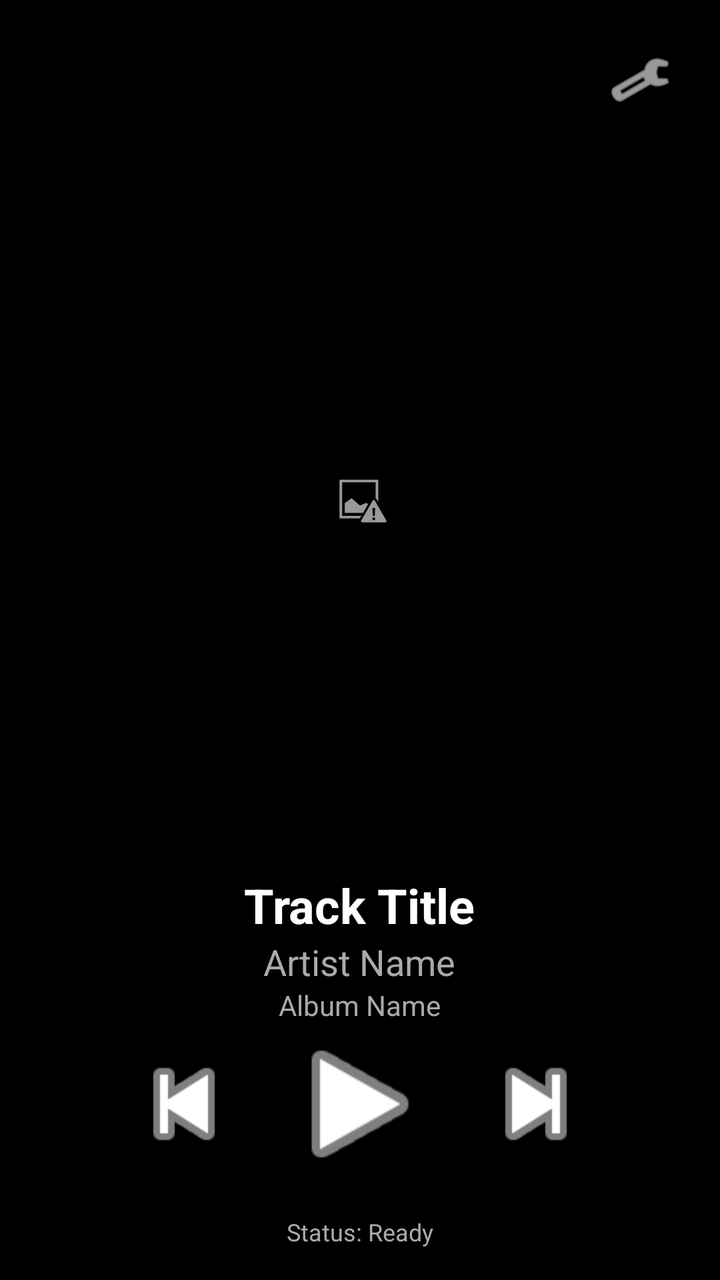
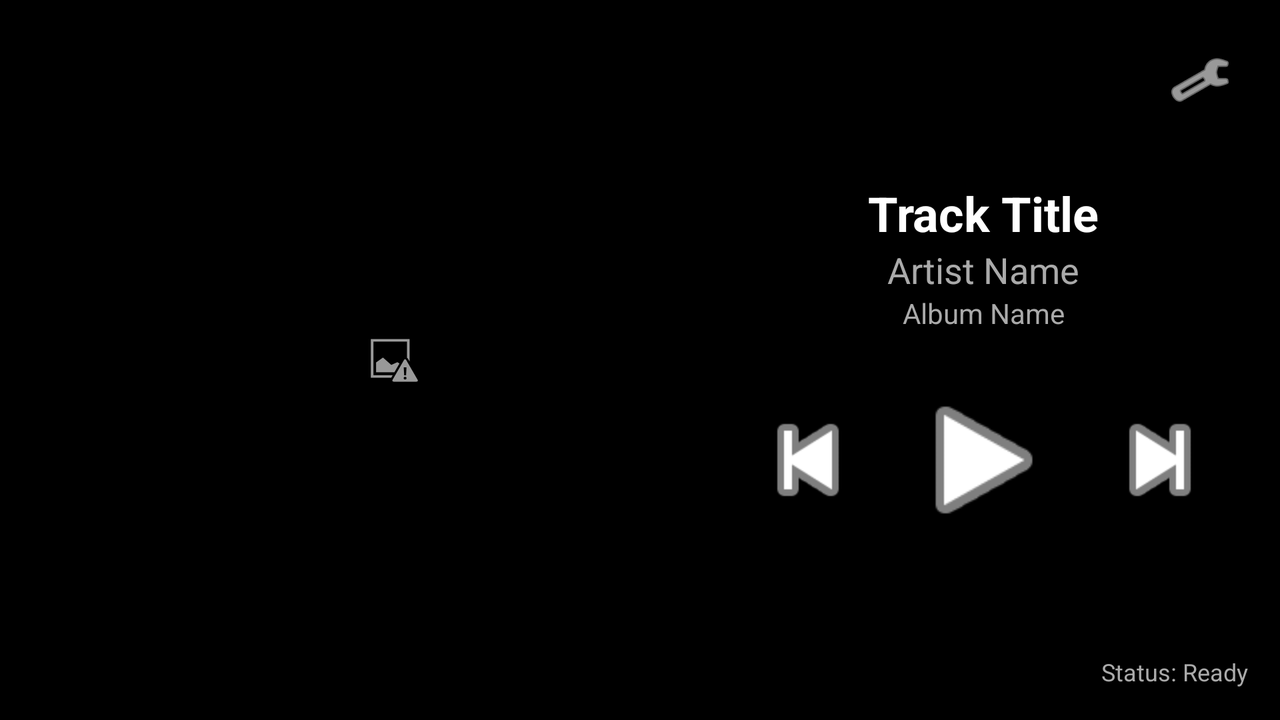

Compare how this app lays out the same screen by default and in its alternative resource folder. The renders come first, then the two layout files and the values they reference.
<!-- AndroidManifest.xml: application theme Theme.MusicDroid -->
<!-- res/layout/activity_main.xml -->
<?xml version="1.0" encoding="utf-8"?>
<androidx.constraintlayout.widget.ConstraintLayout xmlns:android="http://schemas.android.com/apk/res/android"
    xmlns:app="http://schemas.android.com/apk/res-auto"
    xmlns:tools="http://schemas.android.com/tools"
    android:layout_width="match_parent"
    android:layout_height="match_parent"
    android:background="@android:color/black"
    android:padding="16dp">

    <ImageButton
        android:id="@+id/settingsButton"
        android:layout_width="48dp"
        android:layout_height="48dp"
        android:background="?attr/selectableItemBackgroundBorderless"
        android:contentDescription="Settings"
        android:padding="8dp"
        android:scaleType="fitCenter"
        android:src="@android:drawable/ic_menu_preferences"
        app:layout_constraintEnd_toEndOf="parent"
        app:layout_constraintTop_toTopOf="parent"
        app:tint="@android:color/white" />

    <TextView
        android:id="@+id/idleTextView"
        android:layout_width="wrap_content"
        android:layout_height="wrap_content"
        android:fontFamily="@font/orbitron"
        android:text="music droid"
        android:textColor="@android:color/white"
        android:textSize="48sp"
        android:visibility="gone"
        app:layout_constraintBottom_toBottomOf="parent"
        app:layout_constraintEnd_toEndOf="parent"
        app:layout_constraintStart_toStartOf="parent"
        app:layout_constraintTop_toTopOf="parent" />

    <ImageView
        android:id="@+id/artworkImageView"
        android:layout_width="0dp"
        android:layout_height="0dp"
        android:layout_marginVertical="24dp"
        android:scaleType="centerInside"
        app:layout_constraintBottom_toTopOf="@+id/metadataContainer"
        app:layout_constraintDimensionRatio="1:1"
        app:layout_constraintEnd_toEndOf="parent"
        app:layout_constraintStart_toStartOf="parent"
        app:layout_constraintTop_toBottomOf="@+id/settingsButton"
        tools:src="@android:drawable/ic_menu_report_image" />

    <LinearLayout
        android:id="@+id/metadataContainer"
        android:layout_width="match_parent"
        android:layout_height="wrap_content"
        android:gravity="center"
        android:orientation="vertical"
        app:layout_constraintBottom_toTopOf="@+id/controlsContainer"
        app:layout_constraintEnd_toEndOf="parent"
        app:layout_constraintStart_toStartOf="parent">

        <TextView
            android:id="@+id/trackTitleTextView"
            android:layout_width="wrap_content"
            android:layout_height="wrap_content"
            android:ellipsize="end"
            android:maxLines="1"
            android:text="Track Title"
            android:textColor="@android:color/white"
            android:textSize="24sp"
            android:textStyle="bold" />

        <TextView
            android:id="@+id/artistTextView"
            android:layout_width="wrap_content"
            android:layout_height="wrap_content"
            android:ellipsize="end"
            android:maxLines="1"
            android:text="Artist Name"
            android:textColor="@android:color/darker_gray"
            android:textSize="18sp" />

        <TextView
            android:id="@+id/albumTextView"
            android:layout_width="wrap_content"
            android:layout_height="wrap_content"
            android:ellipsize="end"
            android:maxLines="1"
            android:text="Album Name"
            android:textColor="@android:color/darker_gray"
            android:textSize="14sp" />
    </LinearLayout>

    <LinearLayout
        android:id="@+id/controlsContainer"
        android:layout_width="match_parent"
        android:layout_height="wrap_content"
        android:layout_marginBottom="32dp"
        android:gravity="center"
        android:orientation="horizontal"
        app:layout_constraintBottom_toBottomOf="parent"
        app:layout_constraintEnd_toEndOf="parent"
        app:layout_constraintStart_toStartOf="parent">

        <ImageButton
            android:id="@+id/prevButton"
            android:layout_width="64dp"
            android:layout_height="64dp"
            android:layout_marginEnd="16dp"
            android:background="?attr/selectableItemBackgroundBorderless"
            android:contentDescription="Previous"
            android:scaleType="fitCenter"
            android:src="@android:drawable/ic_media_previous"
            app:tint="@android:color/white" />

        <ImageButton
            android:id="@+id/playPauseButton"
            android:layout_width="80dp"
            android:layout_height="80dp"
            android:background="?attr/selectableItemBackgroundBorderless"
            android:contentDescription="Play Pause"
            android:scaleType="fitCenter"
            android:src="@android:drawable/ic_media_play"
            app:tint="@android:color/white" />

        <ImageButton
            android:id="@+id/nextButton"
            android:layout_width="64dp"
            android:layout_height="64dp"
            android:layout_marginStart="16dp"
            android:background="?attr/selectableItemBackgroundBorderless"
            android:contentDescription="Next"
            android:scaleType="fitCenter"
            android:src="@android:drawable/ic_media_next"
            app:tint="@android:color/white" />
    </LinearLayout>

    <TextView
        android:id="@+id/statusTextView"
        android:layout_width="wrap_content"
        android:layout_height="wrap_content"
        android:text="Status: Ready"
        android:textColor="@android:color/darker_gray"
        android:textSize="12sp"
        app:layout_constraintBottom_toBottomOf="parent"
        app:layout_constraintEnd_toEndOf="parent"
        app:layout_constraintStart_toStartOf="parent" />

</androidx.constraintlayout.widget.ConstraintLayout>
<!-- resources referenced by this layout -->
<resources>
  <style name="Theme.MusicDroid" parent="Theme.MaterialComponents.DayNight.NoActionBar" />
</resources>
<!-- res/layout-land/activity_main.xml (the repository's variant of the layout above) -->
<!-- drawn on the phone turned sideways -->
<?xml version="1.0" encoding="utf-8"?>
<androidx.constraintlayout.widget.ConstraintLayout xmlns:android="http://schemas.android.com/apk/res/android"
    xmlns:app="http://schemas.android.com/apk/res-auto"
    xmlns:tools="http://schemas.android.com/tools"
    android:layout_width="match_parent"
    android:layout_height="match_parent"
    android:background="@android:color/black"
    android:padding="16dp">

    <ImageButton
        android:id="@+id/settingsButton"
        android:layout_width="48dp"
        android:layout_height="48dp"
        android:background="?attr/selectableItemBackgroundBorderless"
        android:contentDescription="Settings"
        android:padding="8dp"
        android:scaleType="fitCenter"
        android:src="@android:drawable/ic_menu_preferences"
        app:layout_constraintEnd_toEndOf="parent"
        app:layout_constraintTop_toTopOf="parent"
        app:tint="@android:color/white" />

    <TextView
        android:id="@+id/idleTextView"
        android:layout_width="wrap_content"
        android:layout_height="wrap_content"
        android:fontFamily="@font/orbitron"
        android:text="music droid"
        android:textColor="@android:color/white"
        android:textSize="48sp"
        android:visibility="gone"
        app:layout_constraintBottom_toBottomOf="parent"
        app:layout_constraintEnd_toEndOf="parent"
        app:layout_constraintStart_toStartOf="parent"
        app:layout_constraintTop_toTopOf="parent" />

    <ImageView
        android:id="@+id/artworkImageView"
        android:layout_width="0dp"
        android:layout_height="match_parent"
        android:layout_marginHorizontal="16dp"
        android:scaleType="centerInside"
        app:layout_constraintBottom_toBottomOf="parent"
        app:layout_constraintDimensionRatio="1:1"
        app:layout_constraintStart_toStartOf="parent"
        app:layout_constraintTop_toTopOf="parent"
        tools:src="@android:drawable/ic_menu_report_image" />

    <LinearLayout
        android:id="@+id/metadataContainer"
        android:layout_width="0dp"
        android:layout_height="wrap_content"
        android:layout_marginHorizontal="24dp"
        android:gravity="center"
        android:orientation="vertical"
        app:layout_constraintBottom_toTopOf="@+id/controlsContainer"
        app:layout_constraintEnd_toEndOf="parent"
        app:layout_constraintStart_toEndOf="@+id/artworkImageView"
        app:layout_constraintTop_toTopOf="parent"
        app:layout_constraintVertical_chainStyle="packed">

        <TextView
            android:id="@+id/trackTitleTextView"
            android:layout_width="wrap_content"
            android:layout_height="wrap_content"
            android:ellipsize="end"
            android:maxLines="1"
            android:text="Track Title"
            android:textColor="@android:color/white"
            android:textSize="24sp"
            android:textStyle="bold" />

        <TextView
            android:id="@+id/artistTextView"
            android:layout_width="wrap_content"
            android:layout_height="wrap_content"
            android:ellipsize="end"
            android:maxLines="1"
            android:text="Artist Name"
            android:textColor="@android:color/darker_gray"
            android:textSize="18sp" />

        <TextView
            android:id="@+id/albumTextView"
            android:layout_width="wrap_content"
            android:layout_height="wrap_content"
            android:ellipsize="end"
            android:maxLines="1"
            android:text="Album Name"
            android:textColor="@android:color/darker_gray"
            android:textSize="14sp" />
    </LinearLayout>

    <LinearLayout
        android:id="@+id/controlsContainer"
        android:layout_width="0dp"
        android:layout_height="wrap_content"
        android:layout_marginTop="24dp"
        android:gravity="center"
        android:orientation="horizontal"
        app:layout_constraintBottom_toBottomOf="parent"
        app:layout_constraintEnd_toEndOf="parent"
        app:layout_constraintStart_toEndOf="@+id/artworkImageView"
        app:layout_constraintTop_toBottomOf="@+id/metadataContainer">

        <ImageButton
            android:id="@+id/prevButton"
            android:layout_width="64dp"
            android:layout_height="64dp"
            android:layout_marginEnd="16dp"
            android:background="?attr/selectableItemBackgroundBorderless"
            android:contentDescription="Previous"
            android:scaleType="fitCenter"
            android:src="@android:drawable/ic_media_previous"
            app:tint="@android:color/white" />

        <ImageButton
            android:id="@+id/playPauseButton"
            android:layout_width="80dp"
            android:layout_height="80dp"
            android:background="?attr/selectableItemBackgroundBorderless"
            android:contentDescription="Play Pause"
            android:scaleType="fitCenter"
            android:src="@android:drawable/ic_media_play"
            app:tint="@android:color/white" />

        <ImageButton
            android:id="@+id/nextButton"
            android:layout_width="64dp"
            android:layout_height="64dp"
            android:layout_marginStart="16dp"
            android:background="?attr/selectableItemBackgroundBorderless"
            android:contentDescription="Next"
            android:scaleType="fitCenter"
            android:src="@android:drawable/ic_media_next"
            app:tint="@android:color/white" />
    </LinearLayout>

    <TextView
        android:id="@+id/statusTextView"
        android:layout_width="wrap_content"
        android:layout_height="wrap_content"
        android:text="Status: Ready"
        android:textColor="@android:color/darker_gray"
        android:textSize="12sp"
        app:layout_constraintBottom_toBottomOf="parent"
        app:layout_constraintEnd_toEndOf="parent" />

</androidx.constraintlayout.widget.ConstraintLayout>
